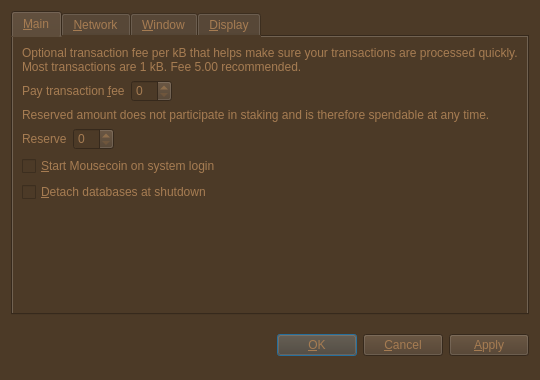
<?xml version="1.0" encoding="UTF-8"?>
<ui version="4.0">
 <class>OptionsDialog</class>
 <widget class="QDialog" name="OptionsDialog">
  <property name="geometry">
   <rect>
    <x>0</x>
    <y>0</y>
    <width>540</width>
    <height>380</height>
   </rect>
  </property>
  <property name="windowTitle">
   <string>Options</string>
  </property>
  <property name="styleSheet">
   <string notr="true">background-color: rgb(76, 58, 39);
color: rgb(166, 124, 82);</string>
  </property>
  <property name="modal">
   <bool>true</bool>
  </property>
  <layout class="QVBoxLayout" name="verticalLayout">
   <item>
    <widget class="QTabWidget" name="tabWidget">
     <property name="tabPosition">
      <enum>QTabWidget::North</enum>
     </property>
     <property name="currentIndex">
      <number>0</number>
     </property>
     <widget class="QWidget" name="tabMain">
      <attribute name="title">
       <string>&amp;Main</string>
      </attribute>
      <layout class="QVBoxLayout" name="verticalLayout_Main">
       <item>
        <widget class="QLabel" name="transactionFeeInfoLabel">
         <property name="text">
          <string>Optional transaction fee per kB that helps make sure your transactions are processed quickly. Most transactions are 1 kB. Fee 5.00 recommended.</string>
         </property>
         <property name="textFormat">
          <enum>Qt::PlainText</enum>
         </property>
         <property name="wordWrap">
          <bool>true</bool>
         </property>
        </widget>
       </item>
       <item>
        <layout class="QHBoxLayout" name="horizontalLayoutFee">
         <item>
          <widget class="QLabel" name="transactionFeeLabel">
           <property name="text">
            <string>Pay transaction &amp;fee</string>
           </property>
           <property name="textFormat">
            <enum>Qt::PlainText</enum>
           </property>
           <property name="buddy">
            <cstring>transactionFee</cstring>
           </property>
          </widget>
         </item>
         <item>
          <widget class="BitcoinAmountField" name="transactionFee"/>
         </item>
         <item>
          <spacer name="horizontalSpacerFee">
           <property name="orientation">
            <enum>Qt::Horizontal</enum>
           </property>
           <property name="sizeHint" stdset="0">
            <size>
             <width>40</width>
             <height>20</height>
            </size>
           </property>
          </spacer>
         </item>
        </layout>
       </item>
       <item>
        <widget class="QLabel" name="reserveBalanceInfoLabel">
         <property name="text">
          <string>Reserved amount does not participate in staking and is therefore spendable at any time.</string>
         </property>
         <property name="textFormat">
          <enum>Qt::PlainText</enum>
         </property>
         <property name="wordWrap">
          <bool>true</bool>
         </property>
        </widget>
       </item>
       <item>
        <layout class="QHBoxLayout" name="horizontalLayoutReserveBalance">
         <item>
          <widget class="QLabel" name="reserveBalanceLabel">
           <property name="text">
            <string>Reserve</string>
           </property>
           <property name="textFormat">
            <enum>Qt::PlainText</enum>
           </property>
           <property name="buddy">
            <cstring>reserveBalance</cstring>
           </property>
          </widget>
         </item>
         <item>
          <widget class="BitcoinAmountField" name="reserveBalance"/>
         </item>
         <item>
          <spacer name="horizontalSpacerReserveBalance">
           <property name="orientation">
            <enum>Qt::Horizontal</enum>
           </property>
           <property name="sizeHint" stdset="0">
            <size>
             <width>40</width>
             <height>20</height>
            </size>
           </property>
          </spacer>
         </item>
        </layout>
       </item>
       <item>
        <widget class="QCheckBox" name="bitcoinAtStartup">
         <property name="toolTip">
          <string>Automatically start Mousecoin after logging in to the system.</string>
         </property>
         <property name="text">
          <string>&amp;Start Mousecoin on system login</string>
         </property>
        </widget>
       </item>
       <item>
        <widget class="QCheckBox" name="detachDatabases">
         <property name="toolTip">
          <string>Detach block and address databases at shutdown. This means they can be moved to another data directory, but it slows down shutdown. The wallet is always detached.</string>
         </property>
         <property name="text">
          <string>&amp;Detach databases at shutdown</string>
         </property>
        </widget>
       </item>
       <item>
        <spacer name="verticalSpacer_Main">
         <property name="orientation">
          <enum>Qt::Vertical</enum>
         </property>
         <property name="sizeHint" stdset="0">
          <size>
           <width>20</width>
           <height>40</height>
          </size>
         </property>
        </spacer>
       </item>
      </layout>
     </widget>
     <widget class="QWidget" name="tabNetwork">
      <attribute name="title">
       <string>&amp;Network</string>
      </attribute>
      <layout class="QVBoxLayout" name="verticalLayout_Network">
       <item>
        <widget class="QCheckBox" name="mapPortUpnp">
         <property name="toolTip">
          <string>Automatically open the Mousecoin client port on the router. This only works when your router supports UPnP and it is enabled.</string>
         </property>
         <property name="text">
          <string>Map port using &amp;UPnP</string>
         </property>
        </widget>
       </item>
       <item>
        <widget class="QCheckBox" name="connectSocks">
         <property name="toolTip">
          <string>Connect to the Mousecoin network through a SOCKS proxy (e.g. when connecting through Tor).</string>
         </property>
         <property name="text">
          <string>&amp;Connect through SOCKS proxy:</string>
         </property>
        </widget>
       </item>
       <item>
        <layout class="QHBoxLayout" name="horizontalLayout_Network">
         <item>
          <widget class="QLabel" name="proxyIpLabel">
           <property name="text">
            <string>Proxy &amp;IP:</string>
           </property>
           <property name="textFormat">
            <enum>Qt::PlainText</enum>
           </property>
           <property name="buddy">
            <cstring>proxyIp</cstring>
           </property>
          </widget>
         </item>
         <item>
          <widget class="QValidatedLineEdit" name="proxyIp">
           <property name="maximumSize">
            <size>
             <width>140</width>
             <height>16777215</height>
            </size>
           </property>
           <property name="toolTip">
            <string>IP address of the proxy (e.g. 127.0.0.1)</string>
           </property>
          </widget>
         </item>
         <item>
          <widget class="QLabel" name="proxyPortLabel">
           <property name="text">
            <string>&amp;Port:</string>
           </property>
           <property name="textFormat">
            <enum>Qt::PlainText</enum>
           </property>
           <property name="buddy">
            <cstring>proxyPort</cstring>
           </property>
          </widget>
         </item>
         <item>
          <widget class="QLineEdit" name="proxyPort">
           <property name="maximumSize">
            <size>
             <width>55</width>
             <height>16777215</height>
            </size>
           </property>
           <property name="toolTip">
            <string>Port of the proxy (e.g. 9050)</string>
           </property>
          </widget>
         </item>
         <item>
          <widget class="QLabel" name="socksVersionLabel">
           <property name="text">
            <string>SOCKS &amp;Version:</string>
           </property>
           <property name="textFormat">
            <enum>Qt::PlainText</enum>
           </property>
           <property name="buddy">
            <cstring>socksVersion</cstring>
           </property>
          </widget>
         </item>
         <item>
          <widget class="QValueComboBox" name="socksVersion">
           <property name="toolTip">
            <string>SOCKS version of the proxy (e.g. 5)</string>
           </property>
          </widget>
         </item>
         <item>
          <spacer name="horizontalSpacer_Network">
           <property name="orientation">
            <enum>Qt::Horizontal</enum>
           </property>
           <property name="sizeHint" stdset="0">
            <size>
             <width>40</width>
             <height>20</height>
            </size>
           </property>
          </spacer>
         </item>
        </layout>
       </item>
       <item>
        <spacer name="verticalSpacer_Network">
         <property name="orientation">
          <enum>Qt::Vertical</enum>
         </property>
         <property name="sizeHint" stdset="0">
          <size>
           <width>20</width>
           <height>40</height>
          </size>
         </property>
        </spacer>
       </item>
      </layout>
     </widget>
     <widget class="QWidget" name="tabWindow">
      <attribute name="title">
       <string>&amp;Window</string>
      </attribute>
      <layout class="QVBoxLayout" name="verticalLayout_Window">
       <item>
        <widget class="QCheckBox" name="minimizeToTray">
         <property name="toolTip">
          <string>Show only a tray icon after minimizing the window.</string>
         </property>
         <property name="text">
          <string>&amp;Minimize to the tray instead of the taskbar</string>
         </property>
        </widget>
       </item>
       <item>
        <widget class="QCheckBox" name="minimizeOnClose">
         <property name="toolTip">
          <string>Minimize instead of exit the application when the window is closed. When this option is enabled, the application will be closed only after selecting Quit in the menu.</string>
         </property>
         <property name="text">
          <string>M&amp;inimize on close</string>
         </property>
        </widget>
       </item>
       <item>
        <spacer name="verticalSpacer_Window">
         <property name="orientation">
          <enum>Qt::Vertical</enum>
         </property>
         <property name="sizeHint" stdset="0">
          <size>
           <width>20</width>
           <height>40</height>
          </size>
         </property>
        </spacer>
       </item>
      </layout>
     </widget>
     <widget class="QWidget" name="tabDisplay">
      <attribute name="title">
       <string>&amp;Display</string>
      </attribute>
      <layout class="QVBoxLayout" name="verticalLayout_Display">
       <item>
        <layout class="QHBoxLayout" name="horizontalLayout_1_Display">
         <item>
          <widget class="QLabel" name="langLabel">
           <property name="text">
            <string>User Interface &amp;language:</string>
           </property>
           <property name="textFormat">
            <enum>Qt::PlainText</enum>
           </property>
           <property name="buddy">
            <cstring>lang</cstring>
           </property>
          </widget>
         </item>
         <item>
          <widget class="QValueComboBox" name="lang">
           <property name="toolTip">
            <string>The user interface language can be set here. This setting will take effect after restarting Mousecoin.</string>
           </property>
          </widget>
         </item>
        </layout>
       </item>
       <item>
        <layout class="QHBoxLayout" name="horizontalLayout_2_Display">
         <item>
          <widget class="QLabel" name="unitLabel">
           <property name="text">
            <string>&amp;Unit to show amounts in:</string>
           </property>
           <property name="textFormat">
            <enum>Qt::PlainText</enum>
           </property>
           <property name="buddy">
            <cstring>unit</cstring>
           </property>
          </widget>
         </item>
         <item>
          <widget class="QValueComboBox" name="unit">
           <property name="toolTip">
            <string>Choose the default subdivision unit to show in the interface and when sending coins.</string>
           </property>
          </widget>
         </item>
        </layout>
       </item>
       <item>
        <widget class="QCheckBox" name="displayAddresses">
         <property name="toolTip">
          <string>Whether to show Mousecoin addresses in the transaction list or not.</string>
         </property>
         <property name="text">
          <string>&amp;Display addresses in transaction list</string>
         </property>
        </widget>
       </item>
       <item>
        <widget class="QCheckBox" name="coinControlFeatures">
         <property name="toolTip">
          <string>Whether to show coin control features or not.</string>
         </property>
         <property name="text">
          <string>Display coin &amp;control features (experts only!)</string>
         </property>
        </widget>
       </item>
       <item>
        <spacer name="verticalSpacer_Display">
         <property name="orientation">
          <enum>Qt::Vertical</enum>
         </property>
         <property name="sizeHint" stdset="0">
          <size>
           <width>20</width>
           <height>40</height>
          </size>
         </property>
        </spacer>
       </item>
      </layout>
     </widget>
    </widget>
   </item>
   <item>
    <layout class="QHBoxLayout" name="horizontalLayout_Buttons">
     <item>
      <spacer name="horizontalSpacer_1">
       <property name="orientation">
        <enum>Qt::Horizontal</enum>
       </property>
       <property name="sizeHint" stdset="0">
        <size>
         <width>40</width>
         <height>48</height>
        </size>
       </property>
      </spacer>
     </item>
     <item>
      <widget class="QLabel" name="statusLabel">
       <property name="font">
        <font>
         <weight>75</weight>
         <bold>true</bold>
        </font>
       </property>
       <property name="text">
        <string/>
       </property>
       <property name="textFormat">
        <enum>Qt::PlainText</enum>
       </property>
       <property name="wordWrap">
        <bool>true</bool>
       </property>
      </widget>
     </item>
     <item>
      <spacer name="horizontalSpacer_2">
       <property name="orientation">
        <enum>Qt::Horizontal</enum>
       </property>
       <property name="sizeHint" stdset="0">
        <size>
         <width>40</width>
         <height>48</height>
        </size>
       </property>
      </spacer>
     </item>
     <item>
      <widget class="QPushButton" name="okButton">
       <property name="text">
        <string>&amp;OK</string>
       </property>
      </widget>
     </item>
     <item>
      <widget class="QPushButton" name="cancelButton">
       <property name="text">
        <string>&amp;Cancel</string>
       </property>
       <property name="autoDefault">
        <bool>false</bool>
       </property>
      </widget>
     </item>
     <item>
      <widget class="QPushButton" name="applyButton">
       <property name="text">
        <string>&amp;Apply</string>
       </property>
       <property name="autoDefault">
        <bool>false</bool>
       </property>
      </widget>
     </item>
    </layout>
   </item>
  </layout>
 </widget>
 <customwidgets>
  <customwidget>
   <class>BitcoinAmountField</class>
   <extends>QSpinBox</extends>
   <header>bitcoinamountfield.h</header>
  </customwidget>
  <customwidget>
   <class>QValueComboBox</class>
   <extends>QComboBox</extends>
   <header>qvaluecombobox.h</header>
  </customwidget>
  <customwidget>
   <class>QValidatedLineEdit</class>
   <extends>QLineEdit</extends>
   <header>qvalidatedlineedit.h</header>
  </customwidget>
 </customwidgets>
 <resources/>
 <connections/>
</ui>
